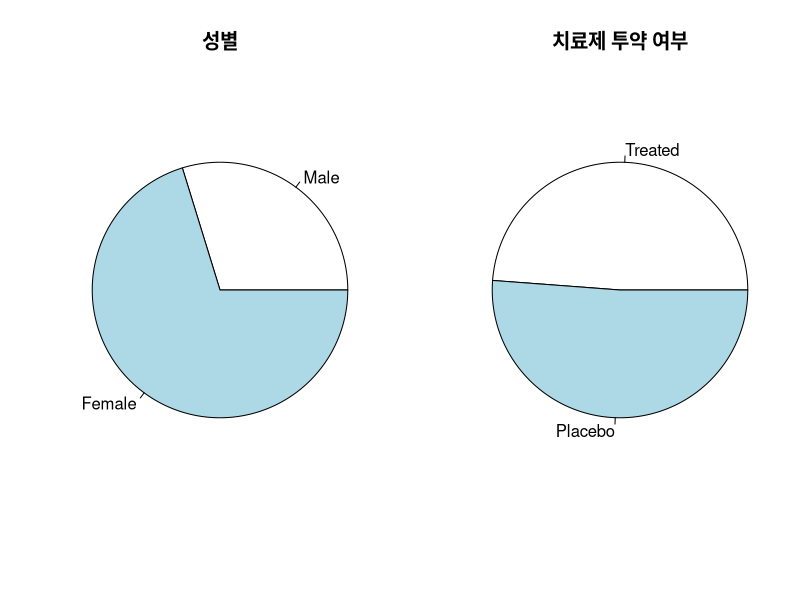
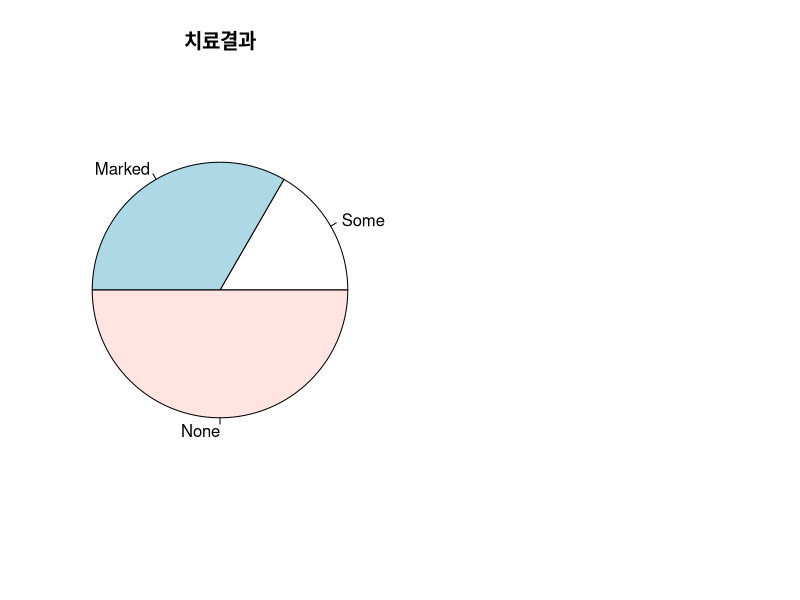
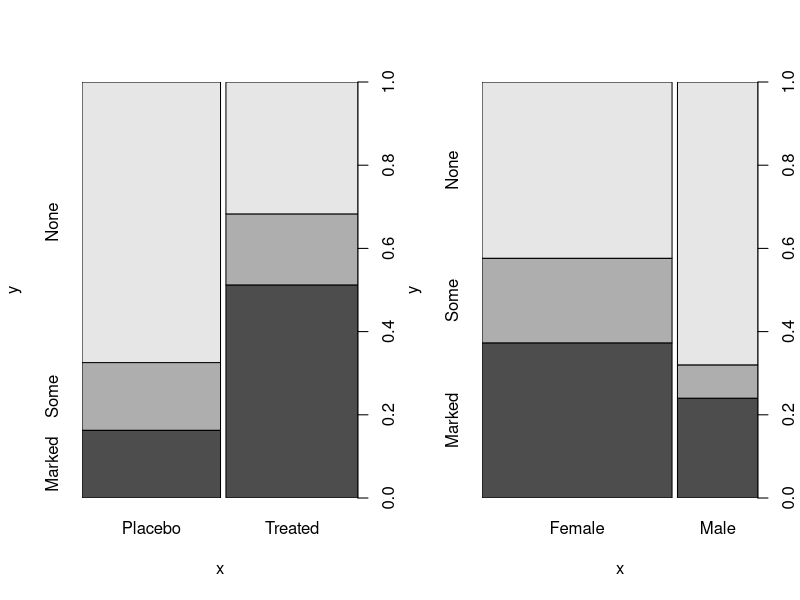
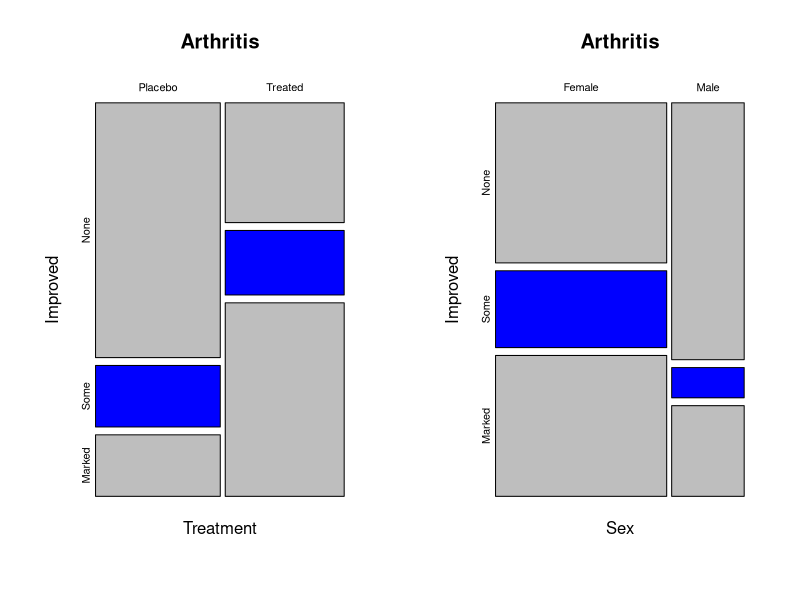
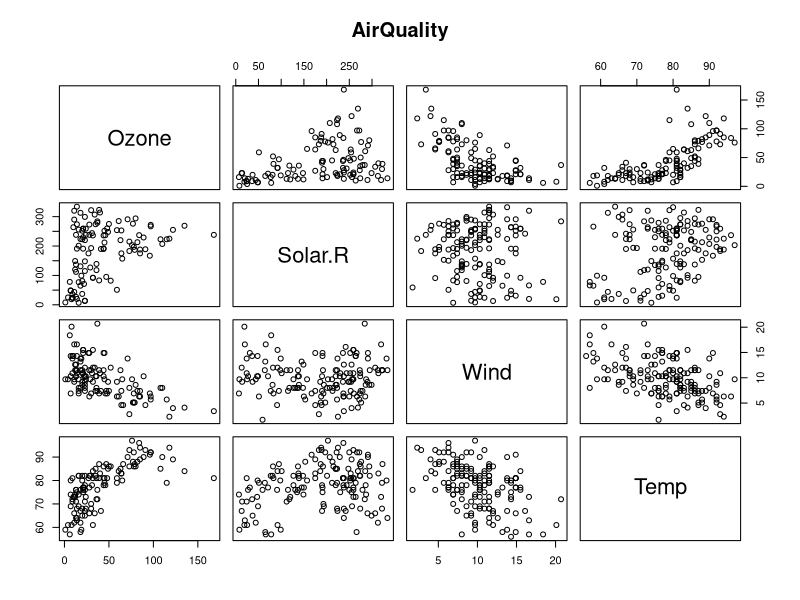
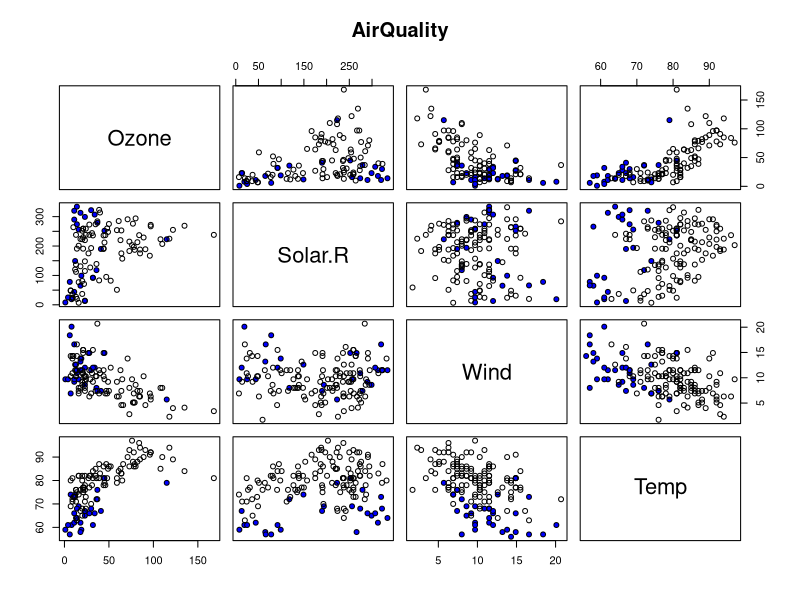

These charts were generated, in order, by the following R code:
######################################
# data visualization fianl assignment
######################################

### 3. 류마티스 관절염 환자 임상시험 결과 데이터, 
### 새로운 치료제 투약 여부가 치료 결과와 연관이 있는지,
### 성별과 치료 결과 간에 연관이 있는지 

install.packages("vcd")
library(vcd)
data <- Arthritis
head(data)
summary(data)

# 원 그래프로 데이터의 대략적인 분포 파악하기
sort.sex = sort(table(data$Sex))
sort.treat = sort(table(data$Treatment))
sort.improved = sort(table(data$Improved))
par(mfrow=c(1,2))
pie(sort.sex, radius=1, main="성별")
pie(sort.treat, radius=1, main="치료제 투약 여부")
pie(sort.improved, radius=1, main="치료결과")


# plot() 사용 그리기
par(mfrow=c(1,2))
plot(data$Treatment, data$Improved, pch=19)
plot(data$Sex, data$Improved, pch=19)

# 모자이크 플롯 그리기
mosaicplot(~ Treatment+Improved, data=Arthritis, color=c("grey", "blue"))
mosaicplot(~ Sex+Improved, data=Arthritis, color=c("grey", "blue"))


### 3. 뉴욕의 대기질에 관한 데이터셋, 

# 산점도 행렬 그리기
airquality
data(airquality)
attach(airquality)
pairs(airquality[1:4], main="AirQuality")

pairs(airquality[1:4], main="AirQuality", pch=21, 
      bg=c("red","yellow","green","cyan","blue")[unclass(airquality$Month)])


